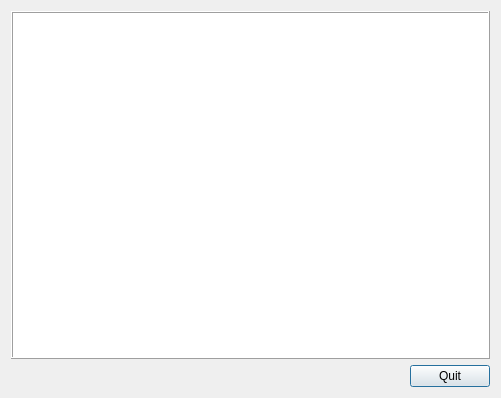
<ui version="4.0" >
 <class>StatisticsTotal</class>
 <widget class="QDialog" name="StatisticsTotal" >
  <property name="geometry" >
   <rect>
    <x>0</x>
    <y>0</y>
    <width>501</width>
    <height>398</height>
   </rect>
  </property>
  <property name="windowTitle" >
   <string>Statistic</string>
  </property>
  <layout class="QGridLayout" >
   <item row="0" column="0" >
    <widget class="QTableView" name="statisticsTable" >
     <property name="sizePolicy" >
      <sizepolicy vsizetype="Expanding" hsizetype="Expanding" >
       <horstretch>8</horstretch>
       <verstretch>9</verstretch>
      </sizepolicy>
     </property>
     <property name="minimumSize" >
      <size>
       <width>360</width>
       <height>210</height>
      </size>
     </property>
     <property name="focusPolicy" >
      <enum>Qt::NoFocus</enum>
     </property>
     <property name="frameShape" >
      <enum>QFrame::Box</enum>
     </property>
     <property name="frameShadow" >
      <enum>QFrame::Raised</enum>
     </property>
    </widget>
   </item>
   <item row="1" column="0" >
    <layout class="QHBoxLayout" >
     <item>
      <spacer>
       <property name="orientation" >
        <enum>Qt::Horizontal</enum>
       </property>
       <property name="sizeHint" >
        <size>
         <width>251</width>
         <height>20</height>
        </size>
       </property>
      </spacer>
     </item>
     <item>
      <widget class="QPushButton" name="quitButton" >
       <property name="text" >
        <string>Quit</string>
       </property>
      </widget>
     </item>
    </layout>
   </item>
  </layout>
 </widget>
 <resources/>
 <connections>
  <connection>
   <sender>quitButton</sender>
   <signal>clicked()</signal>
   <receiver>StatisticsTotal</receiver>
   <slot>reject()</slot>
   <hints>
    <hint type="sourcelabel" >
     <x>324</x>
     <y>269</y>
    </hint>
    <hint type="destinationlabel" >
     <x>199</x>
     <y>149</y>
    </hint>
   </hints>
  </connection>
 </connections>
</ui>
